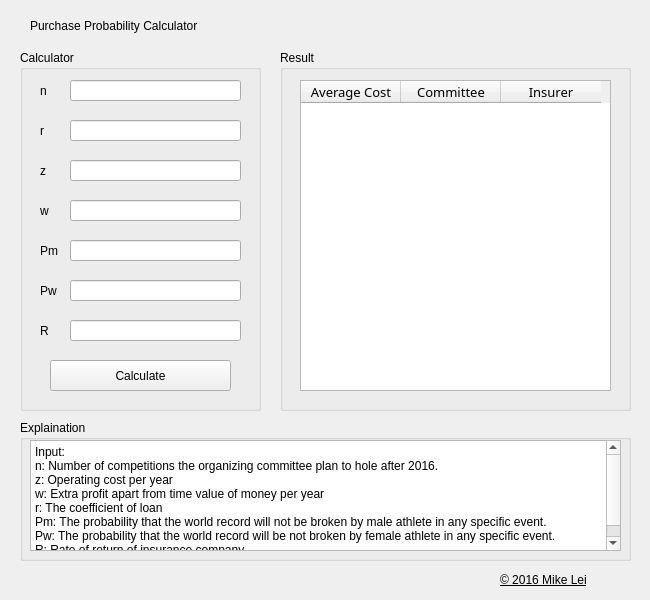
<?xml version="1.0" encoding="UTF-8"?>
<ui version="4.0">
 <class>WindowTitle</class>
 <widget class="QMainWindow" name="WindowTitle">
  <property name="geometry">
   <rect>
    <x>0</x>
    <y>0</y>
    <width>650</width>
    <height>600</height>
   </rect>
  </property>
  <property name="sizePolicy">
   <sizepolicy hsizetype="Preferred" vsizetype="Preferred">
    <horstretch>0</horstretch>
    <verstretch>0</verstretch>
   </sizepolicy>
  </property>
  <property name="minimumSize">
   <size>
    <width>650</width>
    <height>600</height>
   </size>
  </property>
  <property name="maximumSize">
   <size>
    <width>650</width>
    <height>600</height>
   </size>
  </property>
  <property name="windowTitle">
   <string>Purchase Probability Calculator</string>
  </property>
  <widget class="QWidget" name="centralWidget">
   <widget class="QGroupBox" name="CalculatorGroup">
    <property name="geometry">
     <rect>
      <x>20</x>
      <y>50</y>
      <width>241</width>
      <height>361</height>
     </rect>
    </property>
    <property name="styleSheet">
     <string notr="true">font: 10pt &quot;Noto Sans&quot;;</string>
    </property>
    <property name="title">
     <string>Calculator</string>
    </property>
    <widget class="QPushButton" name="Calculate">
     <property name="geometry">
      <rect>
       <x>30</x>
       <y>310</y>
       <width>181</width>
       <height>31</height>
      </rect>
     </property>
     <property name="styleSheet">
      <string notr="true">font: 10pt &quot;Noto Sans&quot;;</string>
     </property>
     <property name="text">
      <string>Calculate</string>
     </property>
    </widget>
    <widget class="QLabel" name="label_R">
     <property name="geometry">
      <rect>
       <x>20</x>
       <y>270</y>
       <width>21</width>
       <height>21</height>
      </rect>
     </property>
     <property name="styleSheet">
      <string notr="true">font: 10pt &quot;Noto Sans&quot;;</string>
     </property>
     <property name="text">
      <string>R</string>
     </property>
    </widget>
    <widget class="QLabel" name="label_Pw">
     <property name="geometry">
      <rect>
       <x>20</x>
       <y>230</y>
       <width>21</width>
       <height>21</height>
      </rect>
     </property>
     <property name="styleSheet">
      <string notr="true">font: 10pt &quot;Noto Sans&quot;;</string>
     </property>
     <property name="text">
      <string>Pw</string>
     </property>
    </widget>
    <widget class="QLabel" name="label_Pm">
     <property name="geometry">
      <rect>
       <x>20</x>
       <y>190</y>
       <width>21</width>
       <height>21</height>
      </rect>
     </property>
     <property name="styleSheet">
      <string notr="true">font: 10pt &quot;Noto Sans&quot;;</string>
     </property>
     <property name="text">
      <string>Pm</string>
     </property>
    </widget>
    <widget class="QLabel" name="label_w">
     <property name="geometry">
      <rect>
       <x>20</x>
       <y>150</y>
       <width>21</width>
       <height>21</height>
      </rect>
     </property>
     <property name="styleSheet">
      <string notr="true">font: 10pt &quot;Noto Sans&quot;;</string>
     </property>
     <property name="text">
      <string>w</string>
     </property>
    </widget>
    <widget class="QLabel" name="label_z">
     <property name="geometry">
      <rect>
       <x>20</x>
       <y>110</y>
       <width>21</width>
       <height>21</height>
      </rect>
     </property>
     <property name="styleSheet">
      <string notr="true">font: 10pt &quot;Noto Sans&quot;;</string>
     </property>
     <property name="text">
      <string>z</string>
     </property>
    </widget>
    <widget class="QLabel" name="label_r">
     <property name="geometry">
      <rect>
       <x>20</x>
       <y>70</y>
       <width>21</width>
       <height>21</height>
      </rect>
     </property>
     <property name="styleSheet">
      <string notr="true">font: 10pt &quot;Noto Sans&quot;;</string>
     </property>
     <property name="frameShape">
      <enum>QFrame::NoFrame</enum>
     </property>
     <property name="text">
      <string>r</string>
     </property>
    </widget>
    <widget class="QLineEdit" name="r">
     <property name="geometry">
      <rect>
       <x>50</x>
       <y>70</y>
       <width>171</width>
       <height>21</height>
      </rect>
     </property>
    </widget>
    <widget class="QLineEdit" name="z">
     <property name="geometry">
      <rect>
       <x>50</x>
       <y>110</y>
       <width>171</width>
       <height>21</height>
      </rect>
     </property>
    </widget>
    <widget class="QLineEdit" name="w">
     <property name="geometry">
      <rect>
       <x>50</x>
       <y>150</y>
       <width>171</width>
       <height>21</height>
      </rect>
     </property>
    </widget>
    <widget class="QLineEdit" name="Pm">
     <property name="geometry">
      <rect>
       <x>50</x>
       <y>190</y>
       <width>171</width>
       <height>21</height>
      </rect>
     </property>
     <property name="toolTip">
      <string/>
     </property>
     <property name="statusTip">
      <string/>
     </property>
    </widget>
    <widget class="QLineEdit" name="Pw">
     <property name="geometry">
      <rect>
       <x>50</x>
       <y>230</y>
       <width>171</width>
       <height>21</height>
      </rect>
     </property>
     <property name="toolTip">
      <string/>
     </property>
     <property name="statusTip">
      <string/>
     </property>
    </widget>
    <widget class="QLineEdit" name="R">
     <property name="geometry">
      <rect>
       <x>50</x>
       <y>270</y>
       <width>171</width>
       <height>21</height>
      </rect>
     </property>
     <property name="toolTip">
      <string/>
     </property>
    </widget>
    <widget class="QLabel" name="label_n">
     <property name="geometry">
      <rect>
       <x>20</x>
       <y>30</y>
       <width>21</width>
       <height>21</height>
      </rect>
     </property>
     <property name="styleSheet">
      <string notr="true">font: 10pt &quot;Noto Sans&quot;;</string>
     </property>
     <property name="text">
      <string>n</string>
     </property>
    </widget>
    <widget class="QLineEdit" name="n">
     <property name="geometry">
      <rect>
       <x>50</x>
       <y>30</y>
       <width>171</width>
       <height>21</height>
      </rect>
     </property>
     <property name="toolTip">
      <string/>
     </property>
     <property name="text">
      <string/>
     </property>
    </widget>
   </widget>
   <widget class="QGroupBox" name="ResultGroup">
    <property name="geometry">
     <rect>
      <x>280</x>
      <y>50</y>
      <width>351</width>
      <height>361</height>
     </rect>
    </property>
    <property name="styleSheet">
     <string notr="true">font: 10pt &quot;Noto Sans&quot;;</string>
    </property>
    <property name="title">
     <string>Result</string>
    </property>
    <widget class="QTableWidget" name="ResultTable">
     <property name="enabled">
      <bool>true</bool>
     </property>
     <property name="geometry">
      <rect>
       <x>20</x>
       <y>30</y>
       <width>311</width>
       <height>311</height>
      </rect>
     </property>
     <property name="sizePolicy">
      <sizepolicy hsizetype="Fixed" vsizetype="Expanding">
       <horstretch>0</horstretch>
       <verstretch>0</verstretch>
      </sizepolicy>
     </property>
     <property name="font">
      <font>
       <family>Noto Sans</family>
       <pointsize>10</pointsize>
      </font>
     </property>
     <property name="horizontalScrollBarPolicy">
      <enum>Qt::ScrollBarAlwaysOff</enum>
     </property>
     <property name="editTriggers">
      <set>QAbstractItemView::NoEditTriggers</set>
     </property>
     <property name="showDropIndicator" stdset="0">
      <bool>false</bool>
     </property>
     <property name="selectionBehavior">
      <enum>QAbstractItemView::SelectRows</enum>
     </property>
     <property name="textElideMode">
      <enum>Qt::ElideMiddle</enum>
     </property>
     <property name="horizontalScrollMode">
      <enum>QAbstractItemView::ScrollPerPixel</enum>
     </property>
     <attribute name="verticalHeaderVisible">
      <bool>false</bool>
     </attribute>
     <column>
      <property name="text">
       <string>Average Cost</string>
      </property>
     </column>
     <column>
      <property name="text">
       <string>Committee</string>
      </property>
     </column>
     <column>
      <property name="text">
       <string>Insurer</string>
      </property>
     </column>
    </widget>
   </widget>
   <widget class="QLabel" name="Title">
    <property name="enabled">
     <bool>true</bool>
    </property>
    <property name="geometry">
     <rect>
      <x>30</x>
      <y>10</y>
      <width>281</width>
      <height>31</height>
     </rect>
    </property>
    <property name="baseSize">
     <size>
      <width>0</width>
      <height>0</height>
     </size>
    </property>
    <property name="acceptDrops">
     <bool>false</bool>
    </property>
    <property name="styleSheet">
     <string notr="true">font: 75 14pt &quot;Noto Sans&quot;;</string>
    </property>
    <property name="lineWidth">
     <number>1</number>
    </property>
    <property name="text">
     <string>Purchase Probability Calculator</string>
    </property>
    <property name="textFormat">
     <enum>Qt::PlainText</enum>
    </property>
    <property name="scaledContents">
     <bool>false</bool>
    </property>
   </widget>
   <widget class="QLabel" name="Copyright">
    <property name="geometry">
     <rect>
      <x>500</x>
      <y>570</y>
      <width>101</width>
      <height>20</height>
     </rect>
    </property>
    <property name="styleSheet">
     <string notr="true">font: 10pt &quot;Noto Sans&quot;;</string>
    </property>
    <property name="text">
     <string>&lt;html&gt;&lt;head/&gt;&lt;body&gt;&lt;p&gt;&lt;a href=&quot;https://github.com/mikelei8291&quot;&gt;&lt;span style=&quot;color:#000000;&quot;&gt;© 2016 Mike Lei&lt;/span&gt;&lt;/a&gt;&lt;/p&gt;&lt;/body&gt;&lt;/html&gt;</string>
    </property>
    <property name="openExternalLinks">
     <bool>true</bool>
    </property>
    <property name="textInteractionFlags">
     <set>Qt::LinksAccessibleByMouse</set>
    </property>
   </widget>
   <widget class="QGroupBox" name="ExplainationGroup">
    <property name="geometry">
     <rect>
      <x>20</x>
      <y>420</y>
      <width>611</width>
      <height>141</height>
     </rect>
    </property>
    <property name="styleSheet">
     <string notr="true">font: 10pt &quot;Noto Sans&quot;;</string>
    </property>
    <property name="title">
     <string>Explaination</string>
    </property>
    <widget class="QPlainTextEdit" name="ExplainationContent">
     <property name="geometry">
      <rect>
       <x>10</x>
       <y>20</y>
       <width>591</width>
       <height>111</height>
      </rect>
     </property>
     <property name="readOnly">
      <bool>true</bool>
     </property>
     <property name="plainText">
      <string>Input:
n: Number of competitions the organizing committee plan to hole after 2016.
z: Operating cost per year
w: Extra profit apart from time value of money per year
r: The coefficient of loan
Pm: The probability that the world record will not be broken by male athlete in any specific event.
Pw: The probability that the world record will be not broken by female athlete in any specific event.
R: Rate of return of insurance company.</string>
     </property>
     <property name="textInteractionFlags">
      <set>Qt::NoTextInteraction</set>
     </property>
    </widget>
   </widget>
  </widget>
 </widget>
 <layoutdefault spacing="6" margin="11"/>
 <tabstops>
  <tabstop>n</tabstop>
  <tabstop>r</tabstop>
  <tabstop>z</tabstop>
  <tabstop>w</tabstop>
  <tabstop>Pm</tabstop>
  <tabstop>Pw</tabstop>
  <tabstop>R</tabstop>
  <tabstop>Calculate</tabstop>
  <tabstop>ResultTable</tabstop>
  <tabstop>ExplainationContent</tabstop>
 </tabstops>
 <resources/>
 <connections/>
</ui>
